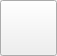
<?xml version="1.0" encoding="UTF-8"?>
<ui version="4.0">
 <class>BubbleGum</class>
 <widget class="QPushButton" name="BubbleGum">
  <property name="geometry">
   <rect>
    <x>0</x>
    <y>0</y>
    <width>57</width>
    <height>56</height>
   </rect>
  </property>
  <property name="windowTitle">
   <string>Form</string>
  </property>
  <property name="styleSheet">
   <string notr="true"/>
  </property>
  <property name="flat">
   <bool>false</bool>
  </property>
 </widget>
 <resources/>
 <connections/>
</ui>
